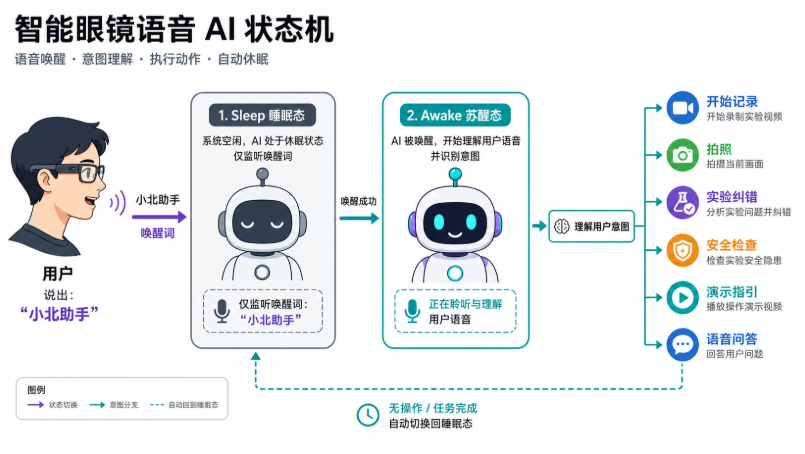
#> input picture image.png, 805 x 454 px
$ python -i core.py   (imports and definitions only)
#> lines starting #> are read from the running program, lines starting #| are printed output that depends on the picture
### pipeline/resource_paths.py
from __future__ import annotations

import os
from pathlib import Path


PROJECT_ROOT = Path(__file__).resolve().parents[1]
RUNTIME_ASSETS_ENV = "CHEM_RUNTIME_ASSETS_DIR"


def runtime_assets_dir() -> Path:
    raw = os.getenv(RUNTIME_ASSETS_ENV, "").strip()
    if raw:
        return Path(raw).expanduser().resolve()
    return PROJECT_ROOT / "runtime_assets"


def runtime_asset_path(*parts: str) -> Path:
    return runtime_assets_dir().joinpath(*parts)


def preferred_runtime_dir(asset_name: str, fallback: Path) -> Path:
    env_name = f"CHEM_{asset_name.upper()}_DIR"
    raw = os.getenv(env_name, "").strip()
    if raw:
        return Path(raw).expanduser().resolve()

    candidate = runtime_asset_path(asset_name)
    if candidate.exists():
        return candidate
    return fallback

### CV_detection2/core.py
from __future__ import annotations

import json
import math
import os
import tempfile
import time
import uuid
from pathlib import Path
from typing import Any

import cv2
import numpy as np

from pipeline.resource_paths import preferred_runtime_dir


BASE_DIR = Path(__file__).resolve().parent
DATA_DIR = preferred_runtime_dir("cv_detection2_data", BASE_DIR / "data")
IMAGES_DIR = DATA_DIR / "images"
ANNOTATIONS_PATH = DATA_DIR / "annotations.json"
DB_JSON_PATH = DATA_DIR / "descriptor_db.json"
DB_NPZ_PATH = DATA_DIR / "descriptor_db.npz"
SIFT_DB_JSON_PATH = DATA_DIR / "sift_descriptor_db.json"
SIFT_DB_NPZ_PATH = DATA_DIR / "sift_descriptor_db.npz"

DEFAULT_MAX_SIDE = 1600
MIN_DB_KEYPOINTS = 4
MIN_GOOD_MATCHES = 8
MIN_INLIERS = 6
MIN_INLIER_RATIO = 0.25
MIN_SCALE = 0.35
MAX_SCALE = 2.8
LOWE_RATIO = 0.75
RELAXED_MIN_GOOD_MATCHES = 3
RELAXED_MIN_INLIERS = 2
RELAXED_MIN_INLIER_RATIO = 0.08
RELAXED_TOP_K_PER_LABEL = 6
RELAXED_OVERLAP_WEIGHT = 0.75
PIXEL_SCALES = [0.75, 0.9, 1.0, 1.1, 1.25]

COMPONENTS: list[dict[str, str]] = [
    {"label": "voltage_regulator", "name": "voltage_regulator", "color": "#fff200"},
    {"label": "heating_unit", "name": "heating_unit", "color": "#ff0000"},
    {"label": "distillation_core", "name": "distillation_core", "color": "#00b050"},
    {"label": "condenser_unit", "name": "condenser_unit", "color": "#00a2e8"},
    {"label": "receiving_assembly", "name": "receiving_assembly", "color": "#ff7f27"},
    {"label": "vacuum_gauge", "name": "vacuum_gauge", "color": "#a349a4"},
    {"label": "light_spot", "name": "light_spot", "color": "#ff0000"},
    {"label": "object_a", "name": "测试物体A", "color": "#ff3b30"},
    {"label": "object_b", "name": "测试物体B", "color": "#34c759"},
    {"label": "object_c", "name": "测试物体C", "color": "#007aff"},
    {"label": "object_d", "name": "测试物体D", "color": "#ffcc00"},
]

COMPONENT_LABELS = [item["label"] for item in COMPONENTS]
COMPONENT_BY_LABEL = {item["label"]: item for item in COMPONENTS}
COLOR_BGR = {
    "voltage_regulator": (0, 242, 255),
    "heating_unit": (0, 0, 255),
    "distillation_core": (80, 176, 0),
    "condenser_unit": (232, 162, 0),
    "receiving_assembly": (39, 127, 255),
    "vacuum_gauge": (164, 73, 163),
    "light_spot": (0, 0, 255),
    "object_a": (48, 59, 255),
    "object_b": (89, 199, 52),
    "object_c": (255, 122, 0),
    "object_d": (0, 204, 255),
}


class CV2Error(RuntimeError):
    pass


def ensure_data_dirs() -> None:
    DATA_DIR.mkdir(parents=True, exist_ok=True)
    IMAGES_DIR.mkdir(parents=True, exist_ok=True)


def elapsed_ms(started_at: float) -> float:
    return round((time.perf_counter() - started_at) * 1000, 1)


# [405 lines left out: functions read_json, atomic_write_json, atomic_write_npz, decode_image, read_image, encode_image_data_url and 12 more, not called in this run]


def extract_akaze_features(
    image: np.ndarray,
    *,
    mask: np.ndarray | None = None,
    max_side: int = DEFAULT_MAX_SIDE,
) -> tuple[np.ndarray, np.ndarray | None]:
    working, scale = resize_for_work(image, max_side)
    working_mask = None
    if mask is not None:
        if mask.shape[:2] != image.shape[:2]:
            raise CV2Error("Mask size does not match image size.")
        if scale != 1.0:
            working_mask = cv2.resize(
                mask,
                (working.shape[1], working.shape[0]),
                interpolation=cv2.INTER_NEAREST,
            )
        else:
            working_mask = mask.copy()

    gray = prepare_gray(working)
    akaze = cv2.AKAZE_create()
    keypoints, descriptors = akaze.detectAndCompute(gray, working_mask)
    if not keypoints:
        return np.zeros((0, 2), dtype=np.float32), None
    points = np.array([kp.pt for kp in keypoints], dtype=np.float32)
    points[:, 0] /= scale
    points[:, 1] /= scale
    return points, descriptors


def prepare_gray(image: np.ndarray) -> np.ndarray:
    gray = cv2.cvtColor(image, cv2.COLOR_BGR2GRAY)
    clahe = cv2.createCLAHE(clipLimit=2.0, tileGridSize=(8, 8))
    return clahe.apply(gray)


def resize_for_work(image: np.ndarray, max_side: int) -> tuple[np.ndarray, float]:
    height, width = image.shape[:2]
    longest = max(width, height)
    if longest <= max_side:
        return image.copy(), 1.0
    scale = max_side / longest
    resized = cv2.resize(
        image,
        (max(1, round(width * scale)), max(1, round(height * scale))),
        interpolation=cv2.INTER_AREA,
    )
    return resized, scale


# [1503 lines left out: functions load_descriptor_db, detect_image, match_label, empty_detection, match_sample, rejected_candidate and 26 more, not called in this run]


def clamp(value: int | float, low: int, high: int) -> int:
    return max(low, min(high, int(value)))

>>> import cv2
>>> picture = cv2.imread('../image.png')
#> picture is the input picture: shape (454, 805, 3); mean B, G, R 235.2, 233.3, 230
>>> result = extract_akaze_features(picture)
#> in extract_akaze_features, `working, scale = resize_for_work(image, max_side)`: scale = 1
#> in prepare_gray, `gray = cv2.cvtColor(image, cv2.COLOR_BGR2GRAY)`:
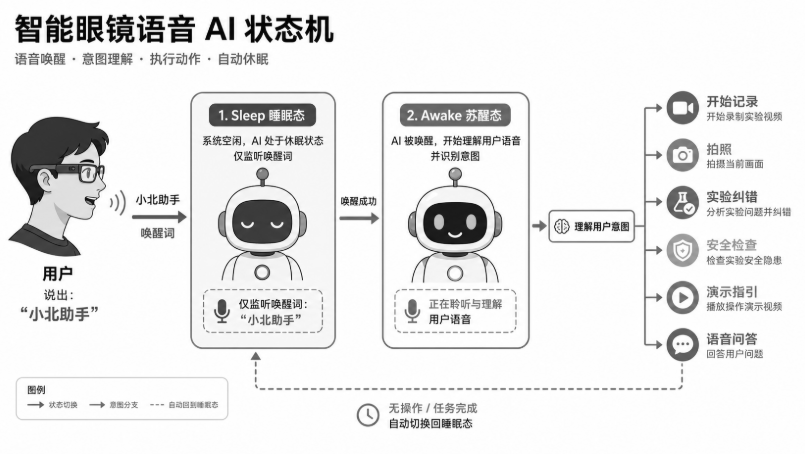
#> gray: shape (454, 805); min 0, max 255, mean 232.5
#> in extract_akaze_features, `keypoints, descriptors = akaze.detectAndCompute(gray, working_mask)`: keypoints = 1806 keypoints; strongest (x, y, size): (679, 107, 8.1), (471, 221, 8.1), (438, 221, 8.1), (179, 216, 8.1)
#> in extract_akaze_features, `points = np.array([kp.pt for kp in keypoints], dtype=np.float32)`: points = 1806 pairs, first value 29.88 to 772.1, second value 28.73 to 424.4
#> result = 2 point arrays, longest 1806 points
